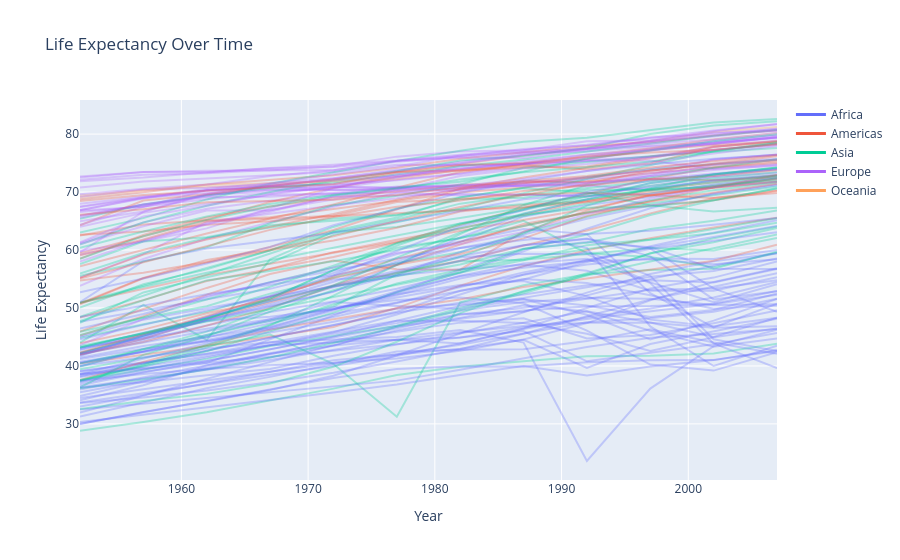

Write notebook code for a chart like this one.
### Code cell
fig = go.Figure()

for country, d in df.groupby("country"):
    cont = d["continent"].iloc[0]
    base_color = continent_colors[cont]
    rgba_color = hex_to_rgba(base_color, alpha=0.3)

    fig.add_trace(go.Scatter(
        x=d["year"],
        y=d["lifeExp"],
        mode="lines",
        line=dict(color=rgba_color, width=2),
        name=country,
        legendgroup=cont,
        showlegend=False
    ))

# continent ごとの凡例を追加
for cont, base_color in continent_colors.items():
    fig.add_trace(go.Scatter(
        x=[None], y=[None],
        mode="lines",
        line=dict(color=base_color, width=3),
        name=cont
    ))

fig.update_layout(
    title="Life Expectancy Over Time",
    xaxis_title="Year",
    yaxis_title="Life Expectancy"
)

fig.show()
